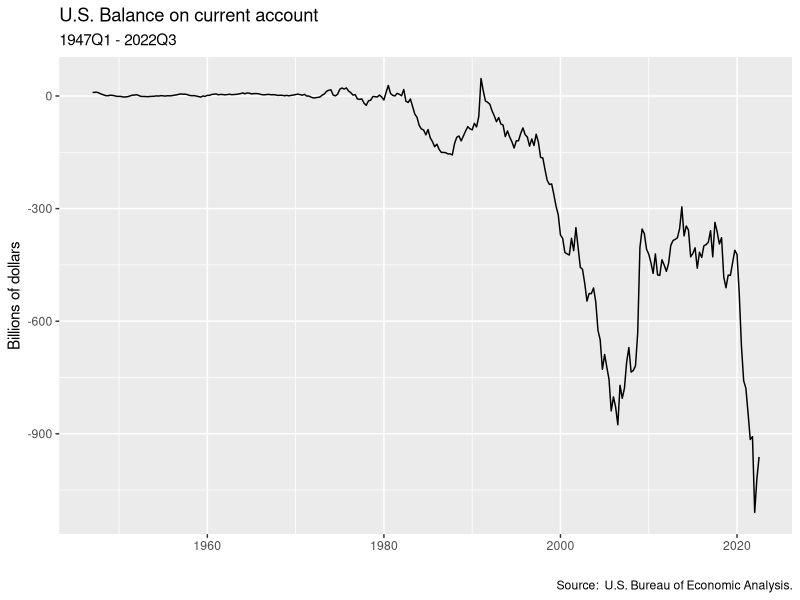

Here is the R script that generated this plot:
## ---- chunk 1
library(tidyverse)


dat <- read_csv("netfi.csv")


dat <- dat %>% 
  mutate(date = as.character(DATE),
         balance = as.character(NETFI)) %>% 
  select(date, balance)



dat %>% 
  mutate(date = seq(as.Date("1947-01-01"), by = "quarter", length.out = 303),
         balance = as.double(balance)) %>% 
  ggplot(aes(x = date, y = balance)) +
  geom_line() +
  labs(x = "",
       y = "Billions of dollars",
       title = "U.S. Balance on current account",
       subtitle = "1947Q1 - 2022Q3",
       caption = "Source:  U.S. Bureau of Economic Analysis.")
